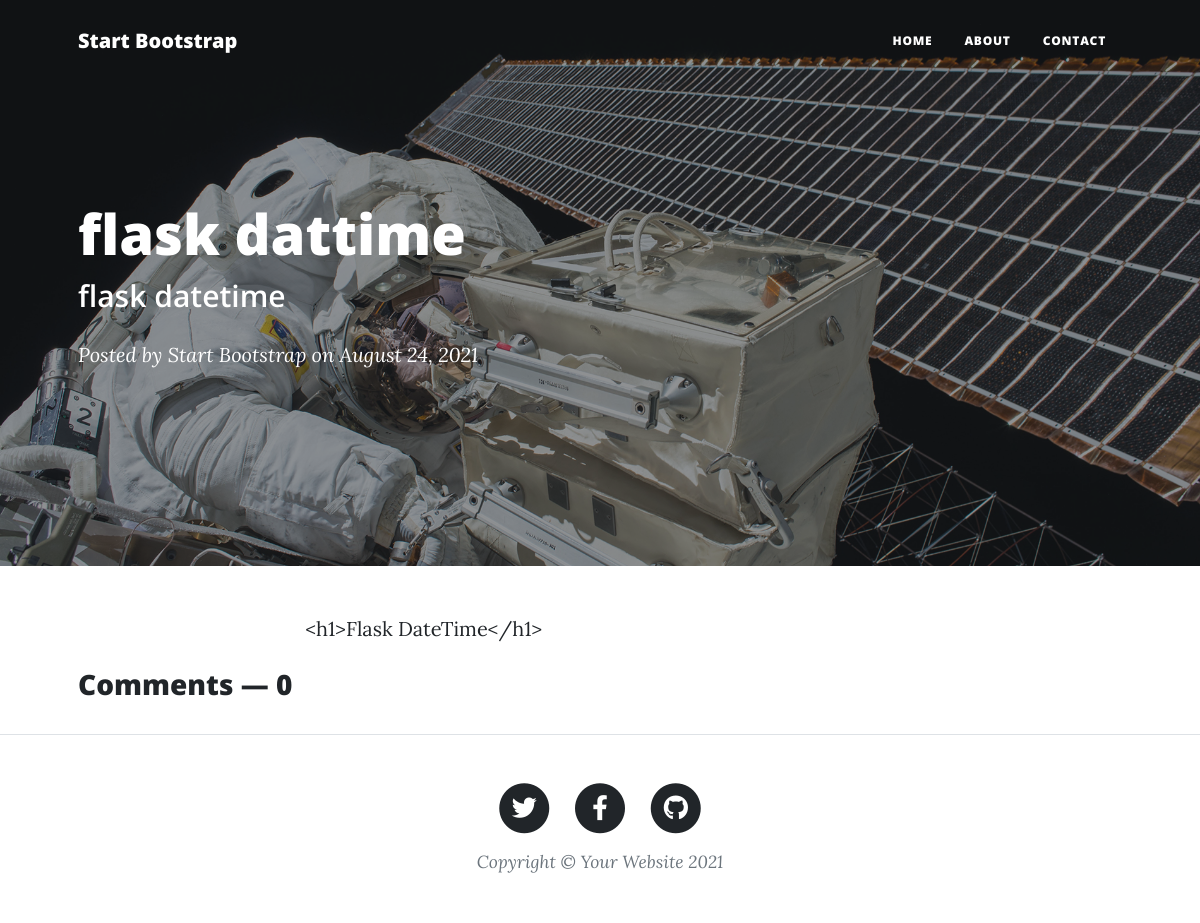
Page /post/5 on the earlier database version.
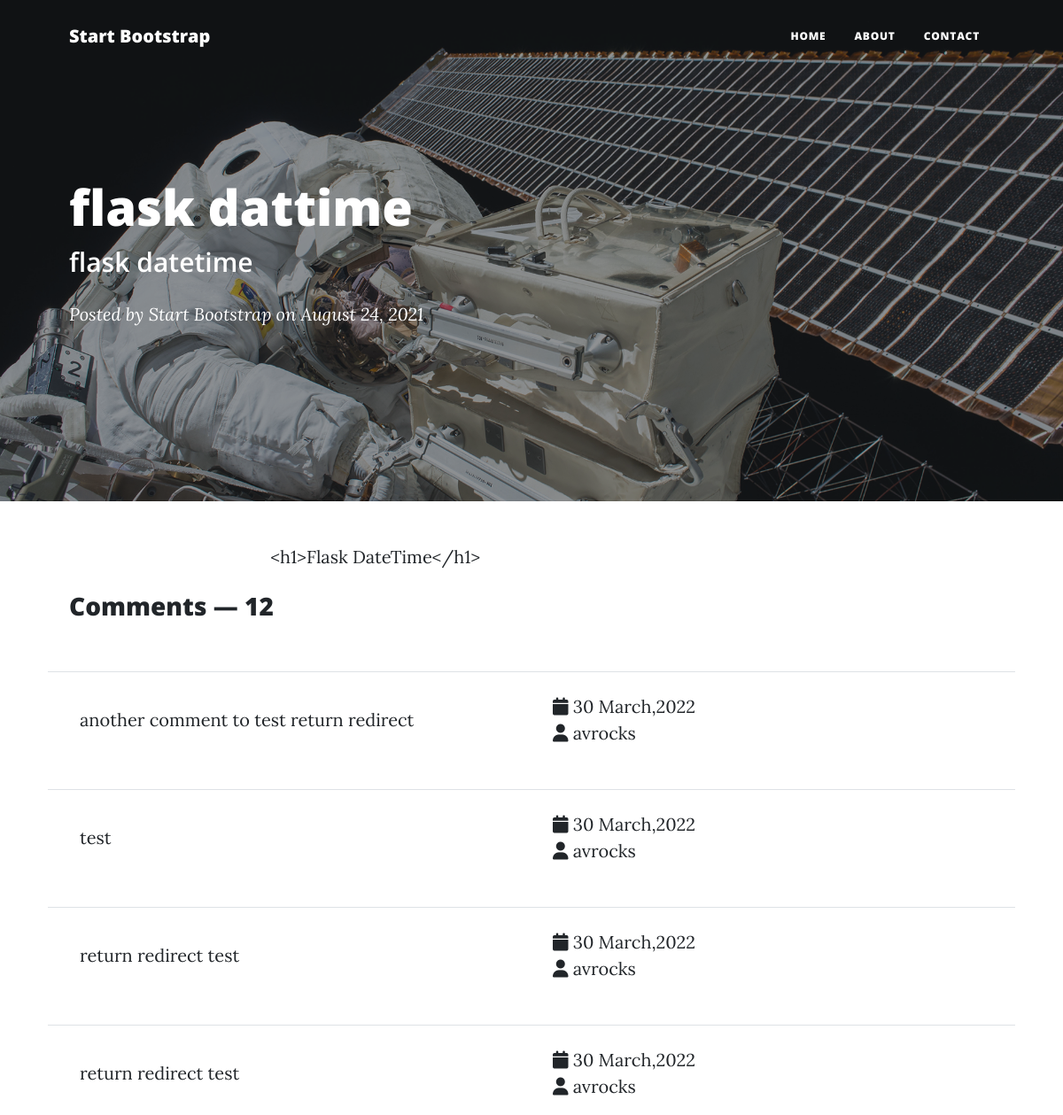
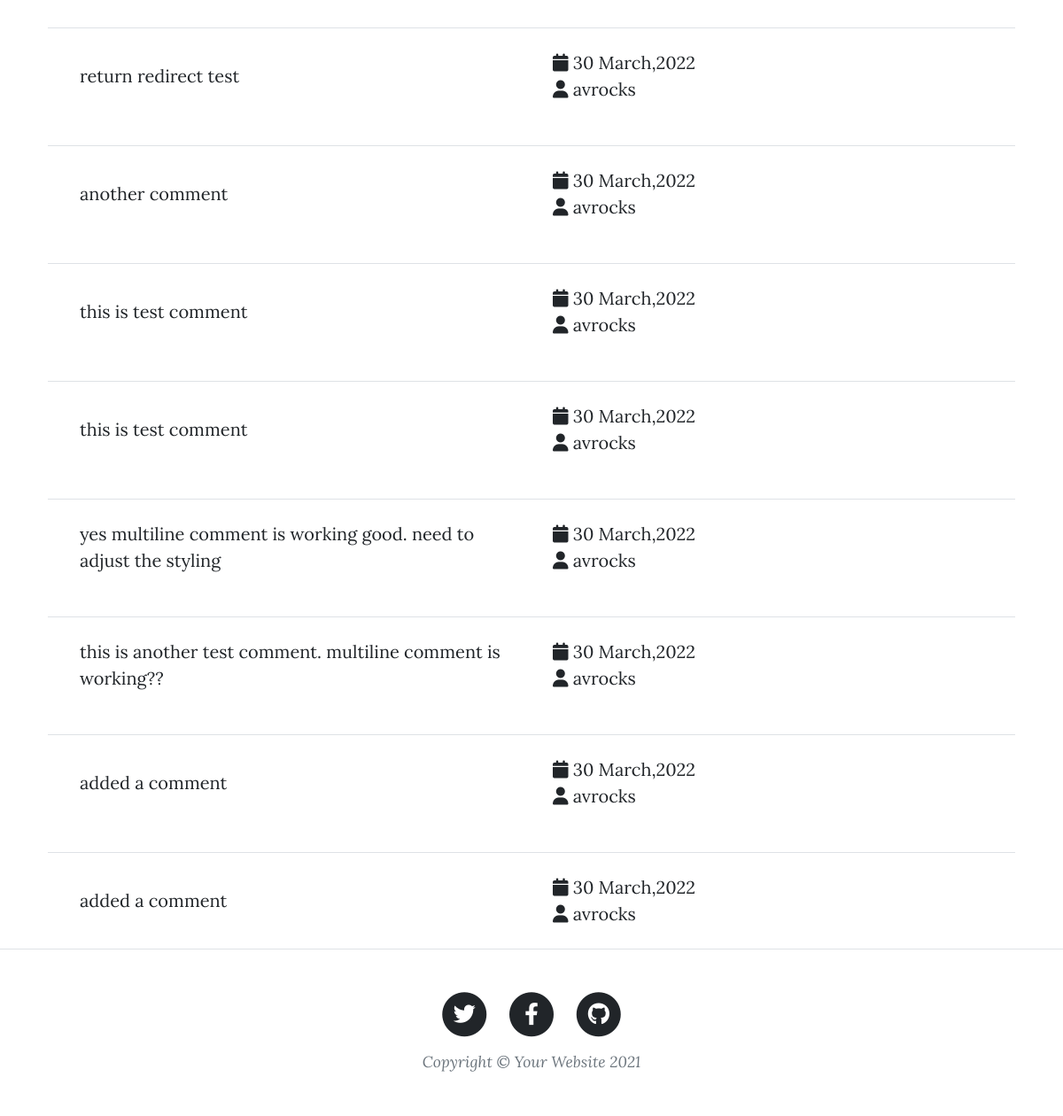
Same page on the later database version (2 pictures, top to bottom).
### app.py (models this page shows)
class Post(db.Model):
    id = db.Column(db.Integer, primary_key=True)
    heading = db.Column(db.String(50), unique=True, nullable=False)
    subHeading = db.Column(db.String(100))
    body = db.Column(db.Text(), nullable=False)
    dateCreated = db.Column(db.DateTime(), default=datetime.utcnow)
    comments = db.relationship('Comments', backref='post', lazy='dynamic')

class Comments(db.Model):
    id = db.Column(db.Integer, primary_key=True)
    post_id = db.Column(db.Integer, db.ForeignKey('post.id'))
    user_id = db.Column(db.Integer, db.ForeignKey('user.id'))
    comment = db.Column(db.Text(1000))
    dateCreated = db.Column(db.DateTime())

class User(db.Model, UserMixin):
    id = db.Column(db.Integer, primary_key=True)
    name = db.Column(db.String(80))
    email = db.Column(db.String(), unique=True)
    password = db.Column(db.String())
    username = db.Column(db.String(80), unique=True)
    description = db.Column(db.String(1000))
    active = db.Column(db.Boolean())
    confirmed_at = db.Column(db.DateTime())
    roles = db.relationship('Role',
                            secondary=roles_users,
                            backref=db.backref('users', lazy='dynamic'))
    comments = db.relationship('Comments', backref='users', lazy='dynamic')

### app.py (the view, shortened to what this page needs)
@app.route('/post/<post_id>', methods=['GET', 'POST'])
def post(post_id):
    form = NewComment()
    post = Post.query.get(int(post_id))
    comments = Comments.query.filter_by(post_id=post_id).order_by(
        desc(Comments.dateCreated)).all()
    return render_template('post.html', post=post, form=form, comments=comments)

### app.py (called while the page is built)
@app.template_filter('datetime_format')
def datetime_format(value, format='%d %B,%Y'):
    if value == None:
        return None
    return value.strftime(format)

### templates/post.html (shortened to what this page needs)
{% extends "base.html" %}
    {% block content %}
    <header class="masthead" style="background-image: url('static/assets/img/post-bg.jpg')">
        <div class="container position-relative px-4 px-lg-5">
            <div class="row gx-4 gx-lg-5 justify-content-center">
                <div class="post-heading">
                    <h1>{{ post.heading }}</h1>
                    <h2 class="subheading">{{ post.subHeading}}</h2>
                    <span class="meta">
                        Posted by
                        <a href="#!">Start Bootstrap</a>
                        on August 24, 2021
                    </span>
                </div>
            </div>
        </div>
    </header>
    <article class="mb-4">
        <div class="container px-4 px-lg-5">
            <div class="row gx-4 gx-lg-5 justify-content-center">
                <div class="col-md-10 col-lg-8 col-xl-7">
                    {{ post.body }}
                </div>
            </div>
        </div>
    </article>
    <div class="container px-4 px-lg-5">
        <div class="row gx-4 gx-lg-5 justify-content-center mb-4">
            <h3 class="">Comments &mdash; <span>{{comments|length}}</span></h3>
        </div>
    </div>
    {% for comment in comments %}
    <div class="container px-4 px-lg-5">
        <div class="row gx-4 gx-lg-5 justify-content-center mb-4">
            <hr class="my-4" />
            <div class="row">
                <div class="col px-4">
                    {{ comment.comment }}
                </div>
                <div class="col">
                    <i class="fa-solid fa-calendar"></i> {{comment.dateCreated|datetime_format}} &nbsp;
                    <br />
                    <i class="fa-solid fa-user"></i> {{comment.users.username}}
                </div>
            </div>
        </div>
    </div>
    {% endfor %}
    {% endblock %}

### templates/base.html (shortened to what this page needs)
<!doctype html>
<html lang="en">
    <head>
        <link href="{{ url_for('static', filename='css/styles.css')}}" rel="stylesheet" />
    </head>
    <body>
        {% include 'navbar.html' %}
        <div class="contain">
            {% block content %}
            {% endblock %}
        </div>
        {% include "footer.html" %}
        {% include "scripts.html" %}
    </body>
</html>

### templates/navbar.html (shortened to what this page needs)
<nav class="navbar navbar-expand-lg navbar-light" id="mainNav">
    <div class="container px-4 px-lg-5">
        <a class="navbar-brand" href="{{url_for('index')}}">Start Bootstrap</a>
        <div class="collapse navbar-collapse" id="navbarResponsive">
            <ul class="navbar-nav ms-auto py-4 py-lg-0">
                <li class="nav-item"><a class="nav-link px-lg-3 py-3 py-lg-4" href="{{url_for('index')}}">Home</a></li>
                <li class="nav-item"><a class="nav-link px-lg-3 py-3 py-lg-4" href="{{url_for('about')}}">About</a></li>
                <li class="nav-item"><a class="nav-link px-lg-3 py-3 py-lg-4" href="{{url_for('contact')}}">Contact</a>
                </li>
            </ul>
        </div>
    </div>
</nav>

### templates/footer.html
<footer class="border-top">
    <div class="container px-4 px-lg-5">
        <div class="row gx-4 gx-lg-5 justify-content-center">
            <div class="col-md-10 col-lg-8 col-xl-7">
                <ul class="list-inline text-center">
                    <li class="list-inline-item">
                        <a href="#!">
                            <span class="fa-stack fa-lg">
                                <i class="fas fa-circle fa-stack-2x"></i>
                                <i class="fab fa-twitter fa-stack-1x fa-inverse"></i>
                            </span>
                        </a>
                    </li>
                    <li class="list-inline-item">
                        <a href="#!">
                            <span class="fa-stack fa-lg">
                                <i class="fas fa-circle fa-stack-2x"></i>
                                <i class="fab fa-facebook-f fa-stack-1x fa-inverse"></i>
                            </span>
                        </a>
                    </li>
                    <li class="list-inline-item">
                        <a href="#!">
                            <span class="fa-stack fa-lg">
                                <i class="fas fa-circle fa-stack-2x"></i>
                                <i class="fab fa-github fa-stack-1x fa-inverse"></i>
                            </span>
                        </a>
                    </li>
                </ul>
                <div class="small text-center text-muted fst-italic">Copyright &copy; Your Website 2021</div>
            </div>
        </div>
    </div>
</footer>

### templates/scripts.html (shortened to what this page needs)
<link rel="stylesheet" href="https://cdnjs.cloudflare.com/ajax/libs/font-awesome/6.1.1/css/all.min.css"
 />

Differences in the rows shown:
added Comments: comment "another comment to test return redirect", dateCreated "30 March,2022", users.username "avrocks"
added Comments: comment "test", dateCreated "30 March,2022", users.username "avrocks"
added Comments: comment "return redirect test", dateCreated "30 March,2022", users.username "avrocks"
added Comments: comment "return redirect test", dateCreated "30 March,2022", users.username "avrocks"
added Comments: comment "return redirect test", dateCreated "30 March,2022", users.username "avrocks"
added Comments: comment "another comment", dateCreated "30 March,2022", users.username "avrocks"
added Comments: comment "this is test comment", dateCreated "30 March,2022", users.username "avrocks"
added Comments: comment "this is test comment", dateCreated "30 March,2022", users.username "avrocks"
added Comments: comment "yes multiline comment is working good. need to adjust the styling", dateCreated "30 March,2022", users.username "avrocks"
added Comments: comment "this is another test comment. multiline comment is working??", dateCreated "30 March,2022", users.username "avrocks"
added Comments: comment "added a comment", dateCreated "30 March,2022", users.username "avrocks"
added Comments: comment "added a comment", dateCreated "30 March,2022", users.username "avrocks"
Other differences:
{{ comments|length }}: "0" → "12"
